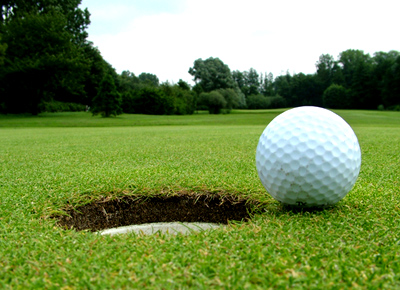
#> input picture Lab 10/images/img1.png, 400 x 290 px
$ python Ex10-2_gradient_histogram.py   (Python 2 division)
#> lines starting #> are read from the running program, lines starting #| are printed output that depends on the picture
import cv2
import numpy as np
import matplotlib.pyplot as plt
import time

""" Plot the gradient magnitude histogram of images"""

# Input Image
IMAGES_PATH_PREFIX = "images/"
IMAGE_NAME = "img1.png"  # , "img2.png"]  # , "red.png", "green.png", "blue.png"]
# Output Plots
PLOT_PATH_PREFIX = "images/"
SHORT_LEADING_NAMES = False
# Plot Setting
COLOR = "magenta"
DENSITY = 1
STACKED = 1
ALPHA = 0.8
# Debug Mode
DEBUG_MODE = False


def cal_gradient(image_read):
    # print image_read
    x_max, y_max = image_read.shape
    res = []
    for x in range(1, x_max - 1):
        for y in range(1, y_max - 1):
            # ERROR
            # gradient_x = image_read[x + 1][y] - image_read[x - 1][y]
            # RuntimeWarning: overflow encountered in ubyte_scalars
            gradient_x = int(image_read[x + 1][y]) - int(image_read[x - 1][y])
            gradient_y = int(image_read[x][y + 1]) - int(image_read[x][y - 1])
            gradient = round(np.sqrt(np.square(gradient_x) + np.square(gradient_y)))
            res.append(gradient)

    return res


def plot_gradient_histogram(image_read, input_img):
    if SHORT_LEADING_NAMES:
        input_img_name = input_img[:input_img.rfind(".")]
    else:
        input_img_name = input_img
    data = cal_gradient(image_read)
    # print data

    plt.hist(data, bins=361,
             color=COLOR, density=DENSITY, stacked=STACKED, alpha=ALPHA)
    plt.title("Gradient Magnitude Histogram - " + input_img)
    plt.xlabel("Gradient Magnitude")
    plt.ylabel("Ratio")

    # plt.show()
    output_path = PLOT_PATH_PREFIX + "%s_gradient.png" % input_img_name
    plt.savefig(output_path)
    print "\tGradient Magnitude Histogram Plotted"
    print "\t\t -> " + output_path


start = time.time()
image_path = IMAGES_PATH_PREFIX + IMAGE_NAME
print "***************"
print "Image:", image_path

image_gray = cv2.imread(image_path, cv2.IMREAD_GRAYSCALE)
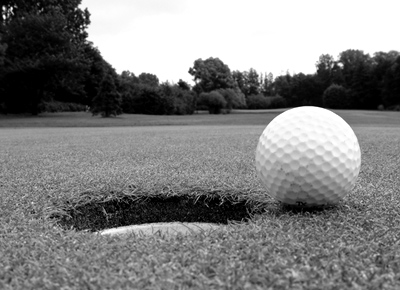
#> image_gray: shape (290, 400); min 0, max 255, mean 129.3
plot_gradient_histogram(image_read=image_gray, input_img=IMAGE_NAME)
#> after the loop in cal_gradient, `for x in range(1, x_max - 1):`: res = 114624 items
#> in plot_gradient_histogram, `plt.savefig(output_path)`:
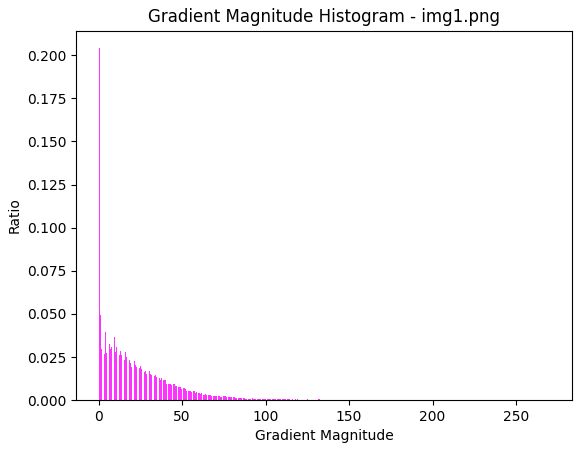
#> figure drawn by matplotlib, 1 panel; tallest bar 0.204 high, from x = 0 to 0.748

print "Time Executed:", "%.3f" % (time.time() - start), "second(s)"
print "===============\n"

$ run again, with Lab 10/images/img2.png copied over Lab 10/images/img1.png
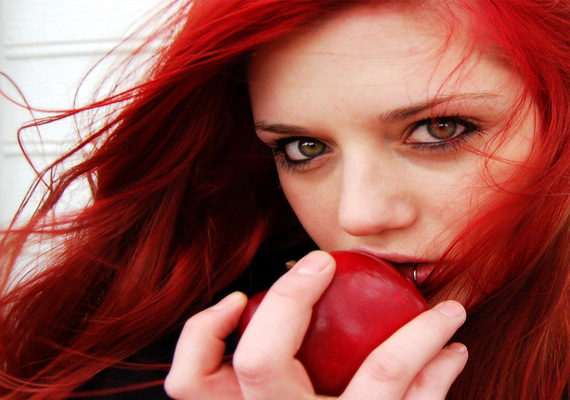
#> input picture Lab 10/images/img2.png, 570 x 400 px
#> `image_gray = cv2.imread(image_path, cv2.IMREAD_GRAYSCALE)`:
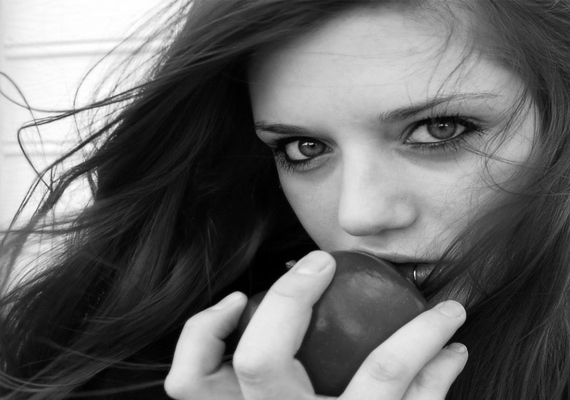
#> image_gray: shape (400, 570); min 0, max 255, mean 105.3
#> after the loop in cal_gradient, `for x in range(1, x_max - 1):`: res = 226064 items
#> in plot_gradient_histogram, `plt.savefig(output_path)`:
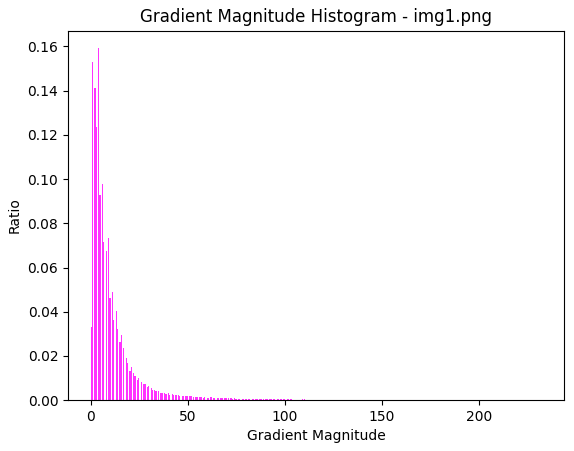
#> figure drawn by matplotlib, 1 panel; tallest bar 0.159 high, from x = 3.86 to 4.5
